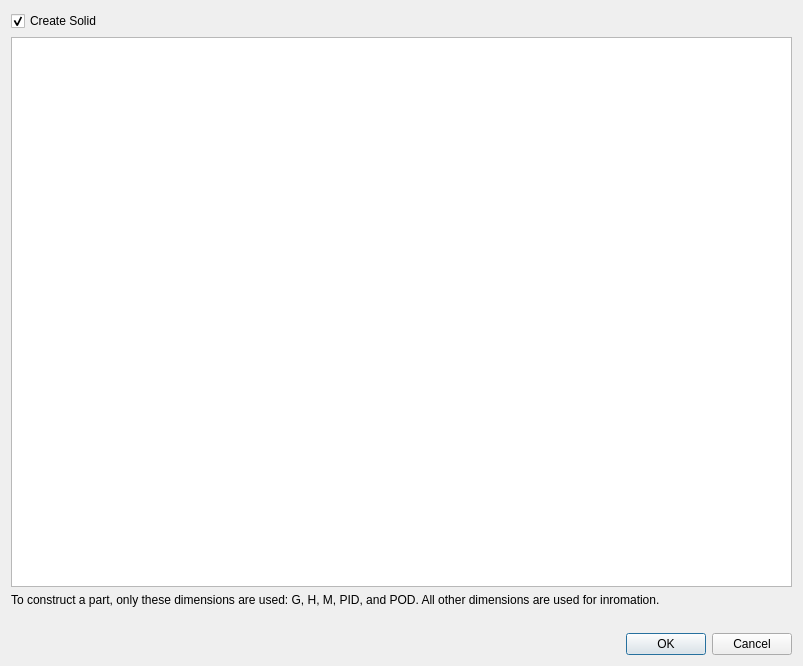
<?xml version="1.0" encoding="UTF-8"?>
<ui version="4.0">
 <class>Dialog</class>
 <widget class="QDialog" name="Dialog">
  <property name="geometry">
   <rect>
    <x>0</x>
    <y>0</y>
    <width>803</width>
    <height>666</height>
   </rect>
  </property>
  <property name="windowTitle">
   <string>Create outer corner</string>
  </property>
  <layout class="QVBoxLayout" name="verticalLayout">
   <item>
    <widget class="QCheckBox" name="checkBoxCreateSolid">
     <property name="text">
      <string>Create Solid</string>
     </property>
     <property name="checked">
      <bool>true</bool>
     </property>
    </widget>
   </item>
   <item>
    <widget class="QTableView" name="tableViewParts">
     <property name="selectionMode">
      <enum>QAbstractItemView::SingleSelection</enum>
     </property>
     <property name="selectionBehavior">
      <enum>QAbstractItemView::SelectRows</enum>
     </property>
    </widget>
   </item>
   <item>
    <widget class="QLabel" name="labelExplanation">
     <property name="text">
      <string>&lt;html&gt;&lt;head/&gt;&lt;body&gt;&lt;p&gt;To construct a part, only these dimensions are used: G, H, M, PID, and POD. All other dimensions are used for inromation.&lt;/p&gt;&lt;/body&gt;&lt;/html&gt;</string>
     </property>
     <property name="textFormat">
      <enum>Qt::AutoText</enum>
     </property>
     <property name="wordWrap">
      <bool>true</bool>
     </property>
    </widget>
   </item>
   <item>
    <widget class="QLabel" name="labelImage">
     <property name="text">
      <string/>
     </property>
     <property name="pixmap">
      <pixmap>../Resources/images/outer-corner-dimensions.png</pixmap>
     </property>
     <property name="alignment">
      <set>Qt::AlignCenter</set>
     </property>
    </widget>
   </item>
   <item>
    <widget class="QDialogButtonBox" name="buttonBox">
     <property name="orientation">
      <enum>Qt::Horizontal</enum>
     </property>
     <property name="standardButtons">
      <set>QDialogButtonBox::Cancel|QDialogButtonBox::Ok</set>
     </property>
    </widget>
   </item>
  </layout>
 </widget>
 <resources/>
 <connections>
  <connection>
   <sender>buttonBox</sender>
   <signal>accepted()</signal>
   <receiver>Dialog</receiver>
   <slot>accept()</slot>
   <hints>
    <hint type="sourcelabel">
     <x>248</x>
     <y>254</y>
    </hint>
    <hint type="destinationlabel">
     <x>157</x>
     <y>274</y>
    </hint>
   </hints>
  </connection>
  <connection>
   <sender>buttonBox</sender>
   <signal>rejected()</signal>
   <receiver>Dialog</receiver>
   <slot>reject()</slot>
   <hints>
    <hint type="sourcelabel">
     <x>316</x>
     <y>260</y>
    </hint>
    <hint type="destinationlabel">
     <x>286</x>
     <y>274</y>
    </hint>
   </hints>
  </connection>
 </connections>
</ui>
